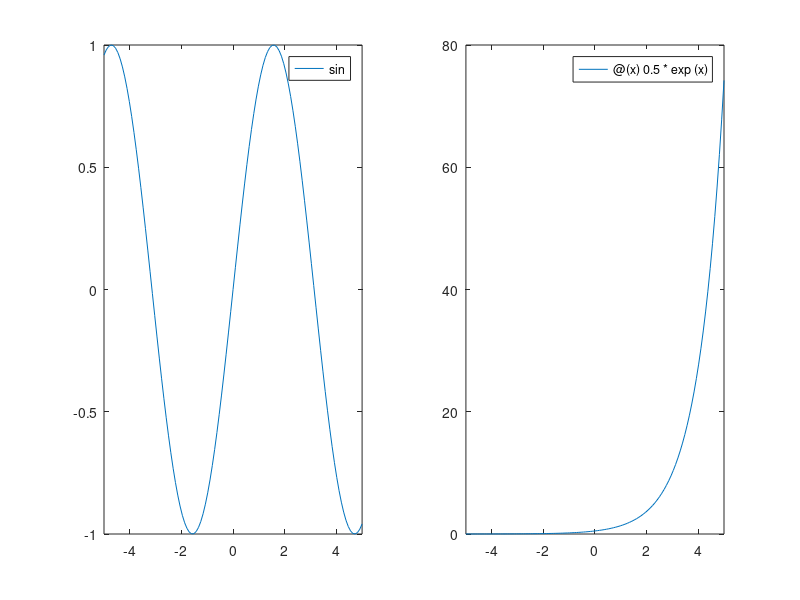

Here is the MATLAB script that generated this plot:
subplot(1,2,1)
fplot(@sin) 
%@ da usare se la funzione è matlab-built-in
%non si possono compiere operazioni

%creo una variabile contenente una funzione
fun = @(x) 0.5*exp(x);

subplot(1,2,2)
fplot(fun)
